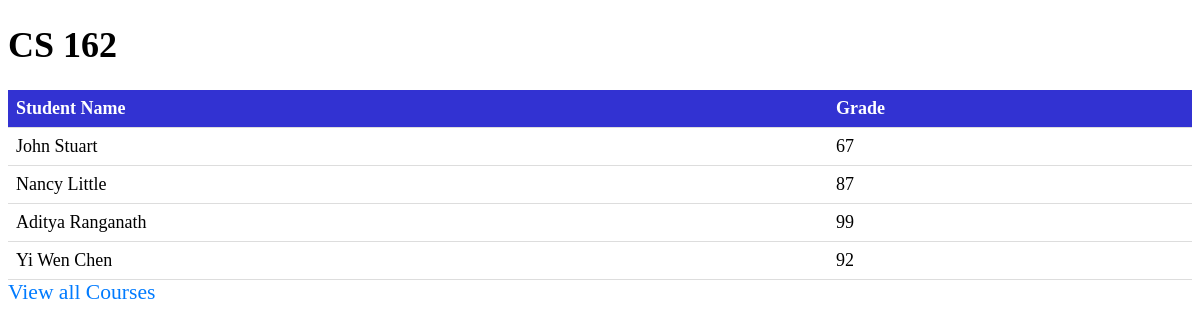
The page /teacher/CS 162 (signed in) on the database its author committed.
### app.py (models this page shows, shortened)
class Courses(db.Model):
    __tablename__ = "Courses"
    course_id = db.Column(db.Integer, primary_key = True)
    course_name = db.Column(db.String, nullable = False)
    course_teacher = db.Column(db.String, nullable = False)
    course_time = db.Column(db.String, nullable = False)
    students_enrolled = db.Column(db.Integer, nullable = False)
    capacity = db.Column(db.Integer, nullable = False)
    enrolled = db.relationship('EnrolledClasses', back_populates = 'course')

class Users(UserMixin, db.Model):
    __tablename__ = "Users"
    id = db.Column(db.Integer, primary_key = True)
    username = db.Column(db.String, nullable = False)
    name = db.Column(db.String, nullable = False)
    password = db.Column(db.String, nullable = False)
    accountId = db.Column(db.Integer, nullable = False)
    enrolled = db.relationship('EnrolledClasses', back_populates = 'user')

### app.py (the view)
@app.route('/teacher/<course_name>', methods = ["GET"])
@login_required
def teacherClassInfo(course_name):
    grades = []
    studentsID = []
    studentsNames = []
    courseID = Courses.query.filter_by(course_name = course_name).first().course_id
    students = db.session.query(EnrolledClasses).filter_by(courses_id = courseID)
    for student in students:
        studentsID.append(student.user_id)
        grades.append(student.grade)
    enrolledStudents =  Users.query.filter(Users.id.in_(studentsID))
    for names in enrolledStudents:
        studentsNames.append(names.name)
    length = len(studentsID)
    return render_template('teacherCourse.html', course_name = course_name, students = studentsNames, grades = grades, length = length)

### app.py (called while the page is built)
@login_manager.user_loader
def load_user(user_id):
    return Users.query.get(user_id)

### templates/teacherCourse.html (shortened to what this page needs)
<!DOCTYPE html>
<html>
  <head>
    <link rel="stylesheet" href="static/style.css">
  </head>
  <body>
    <h1>{{course_name}}</h1>
    <table>
      <thead>
        <tr>
          <th>Student Name</th>
          <th>Grade</th>
        </tr>
      </thead>
      <tbody>
        {% for i in range(0, length) %}
        <tr>
            <td>{{students[i]}}</td>
            <td>{{grades[i]}}</td>
        </tr>
        {% endfor %}</tbody>
    </table>
    <a href="{{ url_for('teacherClasses') }}">View all Courses</a>
  </body>
</html>

### static/style.css (style rules this page uses)
table { border-collapse: collapse; width: 100%; }
th, td { padding: 8px; text-align: left; border-bottom: 1px solid #ddd; }
th { background-color: rgb(50, 50, 210); color: white; }
a { color: #007bff; text-decoration: none; }
body { font-size: 18px; }
h1 { font-size: 2em; }
a { font-size: 1.2em; }

### rows shown on the page
Courses: course_name "CS 162"
Users: name "John Stuart"
Users: name "Nancy Little"
Users: name "Aditya Ranganath"
Users: name "Yi Wen Chen"

### other values the page prints
{{ grades[i] }} "67" "87" "99" "92"
